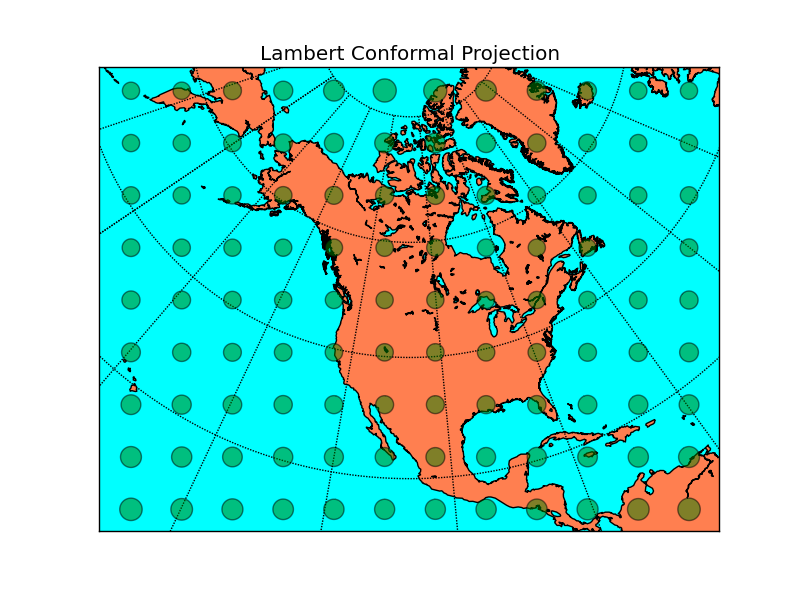

Python code for this plot:
from mpl_toolkits.basemap import Basemap
import numpy as np
import matplotlib.pyplot as plt
# setup lambert conformal basemap.
# lat_1 is first standard parallel.
# lat_2 is second standard parallel (defaults to lat_1).
# lon_0,lat_0 is central point.
# rsphere=(6378137.00,6356752.3142) specifies WGS4 ellipsoid
# area_thresh=1000 means don't plot coastline features less
# than 1000 km^2 in area.
m = Basemap(width=12000000,height=9000000,
            rsphere=(6378137.00,6356752.3142),\
            resolution='l',area_thresh=1000.,projection='lcc',\
            lat_1=45.,lat_2=55,lat_0=50,lon_0=-107.)
m.drawcoastlines()
m.fillcontinents(color='coral',lake_color='aqua')
# draw parallels and meridians.
m.drawparallels(np.arange(-80.,81.,20.))
m.drawmeridians(np.arange(-180.,181.,20.))
m.drawmapboundary(fill_color='aqua') 
# draw tissot's indicatrix to show distortion.
ax = plt.gca()
for y in np.linspace(m.ymax/20,19*m.ymax/20,9):
    for x in np.linspace(m.xmax/20,19*m.xmax/20,12):
        lon, lat = m(x,y,inverse=True)
        poly = m.tissot(lon,lat,1.5,100,\
                        facecolor='green',zorder=10,alpha=0.5)
plt.title("Lambert Conformal Projection")
plt.show()
